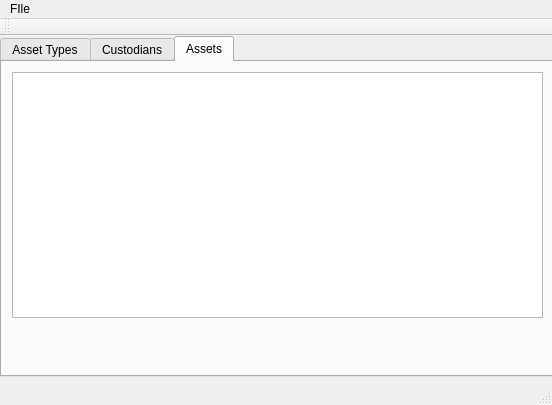
<?xml version="1.0" encoding="UTF-8"?>
<ui version="4.0">
 <class>MainWindow</class>
 <widget class="QMainWindow" name="MainWindow">
  <property name="geometry">
   <rect>
    <x>0</x>
    <y>0</y>
    <width>552</width>
    <height>405</height>
   </rect>
  </property>
  <property name="windowTitle">
   <string>MainWindow</string>
  </property>
  <widget class="QWidget" name="centralWidget">
   <widget class="QTabWidget" name="Assets">
    <property name="geometry">
     <rect>
      <x>0</x>
      <y>0</y>
      <width>561</width>
      <height>341</height>
     </rect>
    </property>
    <property name="sizePolicy">
     <sizepolicy hsizetype="Maximum" vsizetype="Maximum">
      <horstretch>0</horstretch>
      <verstretch>0</verstretch>
     </sizepolicy>
    </property>
    <property name="currentIndex">
     <number>2</number>
    </property>
    <widget class="QWidget" name="AssetTypesTab">
     <property name="sizePolicy">
      <sizepolicy hsizetype="Maximum" vsizetype="Maximum">
       <horstretch>0</horstretch>
       <verstretch>0</verstretch>
      </sizepolicy>
     </property>
     <property name="accessibleName">
      <string/>
     </property>
     <attribute name="title">
      <string>Asset Types</string>
     </attribute>
     <layout class="QVBoxLayout" name="verticalLayout">
      <item>
       <widget class="QListWidget" name="AssetTypes_list"/>
      </item>
      <item>
       <layout class="QHBoxLayout" name="horizontalLayout">
        <item>
         <widget class="QPushButton" name="addAssetType_button">
          <property name="text">
           <string>Add</string>
          </property>
         </widget>
        </item>
        <item>
         <widget class="QPushButton" name="deleteAssetType_button">
          <property name="text">
           <string>Delete</string>
          </property>
         </widget>
        </item>
        <item>
         <widget class="QPushButton" name="editAssetType_button">
          <property name="text">
           <string>Edit</string>
          </property>
         </widget>
        </item>
       </layout>
      </item>
     </layout>
    </widget>
    <widget class="QWidget" name="CustodianTab">
     <attribute name="title">
      <string>Custodians</string>
     </attribute>
     <widget class="QWidget" name="layoutWidget">
      <property name="geometry">
       <rect>
        <x>20</x>
        <y>12</y>
        <width>511</width>
        <height>291</height>
       </rect>
      </property>
      <layout class="QVBoxLayout" name="verticalLayout_2">
       <item>
        <widget class="QListWidget" name="Custodians_list"/>
       </item>
       <item>
        <layout class="QHBoxLayout" name="horizontalLayout_3">
         <item>
          <widget class="QPushButton" name="addCustodian_button">
           <property name="text">
            <string>Add</string>
           </property>
          </widget>
         </item>
         <item>
          <widget class="QPushButton" name="deleteCustodian_button">
           <property name="text">
            <string>Delete</string>
           </property>
          </widget>
         </item>
         <item>
          <widget class="QPushButton" name="editCustodian_button">
           <property name="text">
            <string>Edit</string>
           </property>
          </widget>
         </item>
        </layout>
       </item>
      </layout>
     </widget>
    </widget>
    <widget class="QWidget" name="tab">
     <attribute name="title">
      <string>Assets</string>
     </attribute>
     <widget class="QListWidget" name="Asset_list">
      <property name="geometry">
       <rect>
        <x>10</x>
        <y>10</y>
        <width>531</width>
        <height>246</height>
       </rect>
      </property>
     </widget>
    </widget>
   </widget>
  </widget>
  <widget class="QMenuBar" name="menuBar">
   <property name="geometry">
    <rect>
     <x>0</x>
     <y>0</y>
     <width>552</width>
     <height>22</height>
    </rect>
   </property>
   <widget class="QMenu" name="menuFIle">
    <property name="title">
     <string>FIle</string>
    </property>
   </widget>
   <addaction name="menuFIle"/>
  </widget>
  <widget class="QToolBar" name="mainToolBar">
   <attribute name="toolBarArea">
    <enum>TopToolBarArea</enum>
   </attribute>
   <attribute name="toolBarBreak">
    <bool>false</bool>
   </attribute>
  </widget>
  <widget class="QStatusBar" name="statusBar"/>
 </widget>
 <layoutdefault spacing="6" margin="11"/>
 <resources/>
 <connections/>
</ui>
